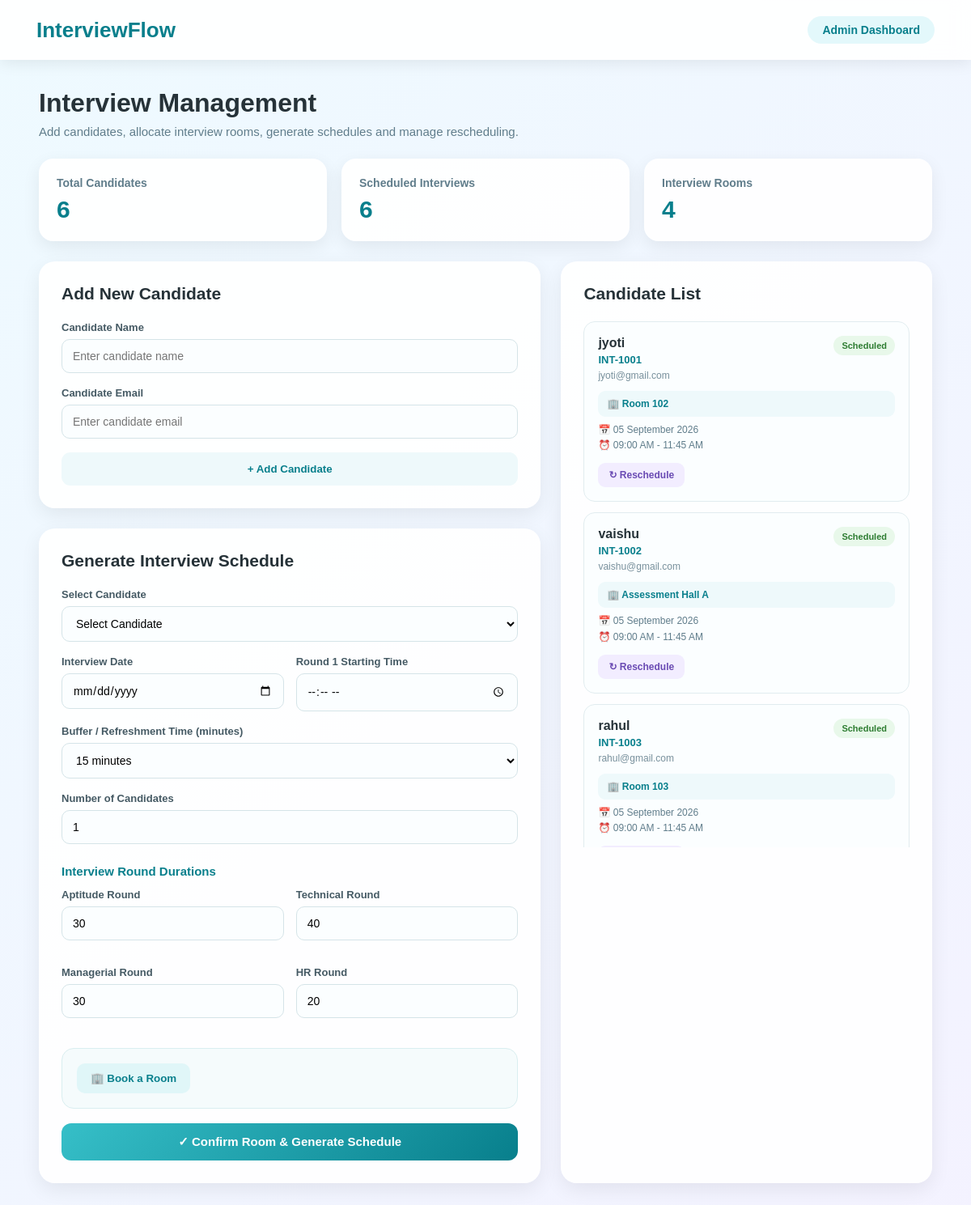
/admin (signed in), run on the app's committed database.
### tables this page shows
CREATE TABLE candidates (
            id TEXT PRIMARY KEY,
            name TEXT NOT NULL,
            email TEXT NOT NULL,
            status TEXT DEFAULT 'Added'
        );

CREATE TABLE interview_schedules (
            candidate_id TEXT PRIMARY KEY,

            date TEXT NOT NULL,
            formatted_date TEXT,
            weekday TEXT,

            starting_time TEXT,
            starting_time_raw TEXT,

            reporting_time TEXT,
            reporting_date TEXT,

            room TEXT NOT NULL,

            session_start_raw TEXT,
            session_end_raw TEXT,

            session_start TEXT,
            session_end TEXT,

            buffer_time INTEGER,
            number_of_candidates INTEGER,

            aptitude_duration INTEGER,
            technical_duration INTEGER,
            managerial_duration INTEGER,
            hr_duration INTEGER,

            round1_start TEXT,
            round1_end TEXT,

            break1_start TEXT,
            break1_end TEXT,

            round2_start TEXT,
            round2_end TEXT,

            break2_start TEXT,
            break2_end TEXT,

            round3_start TEXT,
            round3_end TEXT,

            break3_start TEXT,
            break3_end TEXT,

            round4_start TEXT,
            round4_end TEXT,

            FOREIGN KEY(candidate_id)
            REFERENCES candidates(id)
        );

### app.py (the view, shortened to what this page needs)
@app.route("/admin")
def admin():
    if not session.get("admin_logged_in"):
        return redirect(url_for("admin_login"))
    reschedule_id = request.args.get(
        "reschedule_id",
        ""
    ).strip()
    reschedule_candidate = None
    current_schedule = None
    all_candidates = get_all_candidates()
    all_schedules = get_all_schedules()
    return render_template(
        "admin.html",
        candidates=all_candidates,
        interview_schedule=all_schedules,
        rooms=ROOMS,
        reschedule_candidate=reschedule_candidate,
        current_schedule=current_schedule
    )

### templates/admin.html (shortened to what this page needs)
<!DOCTYPE html>
<html lang="en">
<head>
</head>
<body
    data-reschedule="{% if reschedule_candidate %}true{% else %}false{% endif %}"
    data-current-room="{% if current_schedule %}{{ current_schedule.room }}{% endif %}"
>
<header class="header">
    <div class="logo">
        InterviewFlow
    </div>
    <div class="admin-label">
        Admin Dashboard
    </div>
</header>
<div class="container">
    <div class="welcome">
        <h1>
            Interview Management
        </h1>
        <p>
            Add candidates, allocate interview rooms,
            generate schedules and manage rescheduling.
        </p>
    </div>
    <div class="stats">
        <div class="stat-card">
            <h3>
                Total Candidates
            </h3>
            <div class="number">
                {{ candidates|length }}
            </div>
        </div>
        <div class="stat-card">
            <h3>
                Scheduled Interviews
            </h3>
            <div class="number">
                {{ interview_schedule|length }}
            </div>
        </div>
        <div class="stat-card">
            <h3>
                Interview Rooms
            </h3>
            <div class="number">
                {{ rooms|length }}
            </div>
        </div>
    </div>
    <div class="main-grid">
        <div>
            <div class="card">
                <h2>
                    Add New Candidate
                </h2>
                <form
                    action="{{ url_for('add_candidate') }}"
                    method="POST"
                >
                    <div class="form-group">
                        <label>
                            Candidate Name
                        </label>
                        <input
                            type="text"
                            name="candidate_name"
                            placeholder="Enter candidate name"
                            required
                        >
                    </div>
                    <div class="form-group">
                        <label>
                            Candidate Email
                        </label>
                        <input
                            type="email"
                            name="candidate_email"
                            placeholder="Enter candidate email"
                            required
                        >
                    </div>
                    <button
                        type="submit"
                        class="add-button"
                    >
                        + Add Candidate
                    </button>
                </form>
            </div>
            <div
                class="card"
                style="margin-top:25px;"
            >
                {% if reschedule_candidate %}
                <div class="reschedule-banner">
                    ↻ Rescheduling Interview
                    <br>
                    Candidate:
                    {{ reschedule_candidate.name }}
                    <br>
                    Candidate ID:
                    {{ reschedule_candidate.id }}
                    <br>
                    <a
                        href="{{ url_for('admin') }}"
                        class="cancel-reschedule"
                    >
                        Cancel Rescheduling
                    </a>
                </div>
                <h2>
                    Reschedule Interview
                </h2>
                {% else %}
                <h2>
                    Generate Interview Schedule
                </h2>
                {% endif %}
                <form
                    action="{{ url_for('book_room') }}"
                    method="POST"
                    id="scheduleForm"
                >
                    <div class="form-group">
                        <label>
                            Select Candidate
                        </label>
                        {% if reschedule_candidate %}
                        <select
                            name="candidate_id"
                            id="candidate_id"
                            required
                        >
                            <option
                                value="{{ reschedule_candidate.id }}"
                                selected
                            >
                                {{ reschedule_candidate.id }}
                                -
                                {{ reschedule_candidate.name }}
                            </option>
                        </select>
                        {% else %}
                        <select
                            name="candidate_id"
                            id="candidate_id"
                            required
                        >
                            <option value="">
                                Select Candidate
                            </option>
                        </select>
                        {% endif %}
                    </div>
                    <div class="two-column">
                        <div class="form-group">
                            <label>
                                Interview Date
                            </label>
                            <input
                                type="date"
                                name="interview_date"
                                id="interview_date"
                                value="{% if current_schedule %}{{ current_schedule.date }}{% endif %}"
                                required
                            >
                        </div>
                        <div class="form-group">
                            <label>
                                Round 1 Starting Time
                            </label>
                            <input
                                type="time"
                                name="starting_time"
                                id="starting_time"
                                value="{% if current_schedule %}{{ current_schedule.starting_time_raw }}{% endif %}"
                                required
                            >
                        </div>
                    </div>
                    <div class="form-group">
                        <label>
                            Buffer / Refreshment Time (minutes)
                        </label>
                        <select
                            name="buffer_time"
                            id="buffer_time"
                        >
                            <option
                                value="15"
                                {% if not current_schedule or current_schedule.buffer_time == 15 %}
                                selected
                                {% endif %}
                            >
                                15 minutes
                            </option>
                        </select>
                    </div>
                    <div class="form-group">
                        <label>
                            Number of Candidates
                        </label>
                        <input
                            type="number"
                            name="number_of_candidates"
                            id="number_of_candidates"
                            min="1"
                            value="{% if current_schedule %}{{ current_schedule.number_of_candidates }}{% else %}1{% endif %}"
                            required
                        >
                    </div>
                    <div class="section-title">
                        Interview Round Durations
                    </div>
                    <div class="two-column">
                        <div class="form-group">
                            <label>
                                Aptitude Round
                            </label>
                            <input
                                type="number"
                                name="aptitude_duration"
                                id="aptitude_duration"
                                min="1"
                                value="{% if current_schedule %}{{ current_schedule.aptitude_duration }}{% else %}30{% endif %}"
                                required
                            >
                        </div>
                        <div class="form-group">
                            <label>
                                Technical Round
                            </label>
                            <input
                                type="number"
                                name="technical_duration"
                                id="technical_duration"
                                min="1"
                                value="{% if current_schedule %}{{ current_schedule.technical_duration }}{% else %}40{% endif %}"
                                required
                            >
                        </div>
                        <div class="form-group">
                            <label>
                                Managerial Round
                            </label>
                            <input
                                type="number"
                                name="managerial_duration"
                                id="managerial_duration"
                                min="1"
                                value="{% if current_schedule %}{{ current_schedule.managerial_duration }}{% else %}30{% endif %}"
                                required
                            >
                        </div>
                        <div class="form-group">
                            <label>
                                HR Round
                            </label>
                            <input
                                type="number"
                                name="hr_duration"
                                id="hr_duration"
                                min="1"
                                value="{% if current_schedule %}{{ current_schedule.hr_duration }}{% else %}20{% endif %}"
                                required
                            >
                        </div>
                    </div>
                    <div class="room-booking">
                        <button
                            type="button"
                            class="room-book-button"
                            id="bookRoomButton"
                        >
                            🏢 Book a Room
                        </button>
                    </div>
                    <button
                        type="submit"
                        class="primary-button"
                    >
                        {% if reschedule_candidate %}
                            ✓ Confirm Rescheduled Interview
                        {% else %}
                            ✓ Confirm Room & Generate Schedule
                        {% endif %}
                    </button>
                </form>
            </div>
        </div>
        <div class="card">
            <h2>
                Candidate List
            </h2>
            <div class="candidate-list">
                {% if candidates %}
                    {% for candidate in candidates %}
                    <div class="candidate-card">
                        <div class="candidate-top">
                            <div>
                                <div class="candidate-name">
                                    {{ candidate.name }}
                                </div>
                                <div class="candidate-id">
                                    {{ candidate.id }}
                                </div>
                            </div>
                            <div class="status">
                                {{ candidate.status }}
                            </div>
                        </div>
                        <div class="candidate-email">
                            {{ candidate.email }}
                        </div>
                        {% if interview_schedule.get(candidate.id) %}
                            {% set schedule =
                                interview_schedule.get(candidate.id)
                            %}
                            <div class="room-info">
                                🏢
                                {{ schedule.room }}
                            </div>
                            <div class="time-info">
                                📅
                                {{ schedule.formatted_date }}
                                <br>
                                ⏰
                                {{ schedule.starting_time }}
                                -
                                {{ schedule.session_end }}
                            </div>
                            <a
                                href="{{ url_for('admin', reschedule_id=candidate.id) }}"
                                class="reschedule-button"
                            >
                                ↻ Reschedule
                            </a>
                        {% endif %}
                    </div>
                    {% endfor %}
                {% endif %}
            </div>
        </div>
    </div>
</div>
</body>
</html>

### data on the page
candidates: name "jyoti", id "INT-1001", status "Scheduled", email "jyoti@gmail.com"
interview_schedules: room "Room 102", formatted_date "05 September 2026", starting_time "09:00 AM", session_end "11:45 AM"
candidates: name "vaishu", id "INT-1002", status "Scheduled", email "vaishu@gmail.com"
interview_schedules: room "Assessment Hall A", formatted_date "05 September 2026", starting_time "09:00 AM", session_end "11:45 AM"
candidates: name "rahul", id "INT-1003", status "Scheduled", email "rahul@gmail.com"
interview_schedules: room "Room 103", formatted_date "05 September 2026", starting_time "09:00 AM", session_end "11:45 AM"

### other printed values
{{ candidates|length }} "6"
{{ interview_schedule|length }} "6"
{{ rooms|length }} "4"
